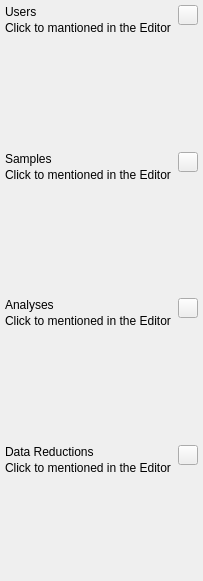
                   <widget class="QWidget" name="bgEntitiesContent">
                    <property name="geometry">
                     <rect>
                      <x>0</x>
                      <y>0</y>
                      <width>203</width>
                      <height>581</height>
                     </rect>
                    </property>
                    <property name="sizePolicy">
                     <sizepolicy hsizetype="Expanding" vsizetype="Expanding">
                      <horstretch>0</horstretch>
                      <verstretch>0</verstretch>
                     </sizepolicy>
                    </property>
                    <property name="minimumSize">
                     <size>
                      <width>0</width>
                      <height>579</height>
                     </size>
                    </property>
                    <layout class="QVBoxLayout" name="verticalLayout_11">
                     <property name="spacing">
                      <number>5</number>
                     </property>
                     <property name="leftMargin">
                      <number>0</number>
                     </property>
                     <property name="topMargin">
                      <number>0</number>
                     </property>
                     <property name="rightMargin">
                      <number>0</number>
                     </property>
                     <property name="bottomMargin">
                      <number>0</number>
                     </property>
                     <item>
                      <widget class="QFrame" name="bgUsers">
                       <property name="sizePolicy">
                        <sizepolicy hsizetype="Preferred" vsizetype="Preferred">
                         <horstretch>0</horstretch>
                         <verstretch>0</verstretch>
                        </sizepolicy>
                       </property>
                       <property name="frameShape">
                        <enum>QFrame::NoFrame</enum>
                       </property>
                       <property name="frameShadow">
                        <enum>QFrame::Raised</enum>
                       </property>
                       <layout class="QVBoxLayout" name="verticalLayout_15">
                        <property name="spacing">
                         <number>5</number>
                        </property>
                        <property name="leftMargin">
                         <number>0</number>
                        </property>
                        <property name="topMargin">
                         <number>0</number>
                        </property>
                        <property name="rightMargin">
                         <number>0</number>
                        </property>
                        <property name="bottomMargin">
                         <number>0</number>
                        </property>
                        <item>
                         <widget class="QFrame" name="bgUserTop">
                          <property name="frameShape">
                           <enum>QFrame::NoFrame</enum>
                          </property>
                          <property name="frameShadow">
                           <enum>QFrame::Raised</enum>
                          </property>
                          <layout class="QHBoxLayout" name="horizontalLayout_10">
                           <property name="spacing">
                            <number>5</number>
                           </property>
                           <property name="leftMargin">
                            <number>5</number>
                           </property>
                           <property name="topMargin">
                            <number>5</number>
                           </property>
                           <property name="rightMargin">
                            <number>5</number>
                           </property>
                           <property name="bottomMargin">
                            <number>5</number>
                           </property>
                           <item>
                            <layout class="QVBoxLayout" name="verticalLayout_19">
                             <property name="spacing">
                              <number>2</number>
                             </property>
                             <item>
                              <widget class="QLabel" name="usersTitle">
                               <property name="text">
                                <string>Users</string>
                               </property>
                              </widget>
                             </item>
                             <item>
                              <widget class="QLabel" name="usersDetails">
                               <property name="text">
                                <string>Click to mantioned in the Editor</string>
                               </property>
                              </widget>
                             </item>
                            </layout>
                           </item>
                           <item alignment="Qt::AlignTop">
                            <widget class="QPushButton" name="btn_usersCollapse">
                             <property name="minimumSize">
                              <size>
                               <width>20</width>
                               <height>20</height>
                              </size>
                             </property>
                             <property name="maximumSize">
                              <size>
                               <width>20</width>
                               <height>20</height>
                              </size>
                             </property>
                             <property name="cursor">
                              <cursorShape>PointingHandCursor</cursorShape>
                             </property>
                             <property name="text">
                              <string/>
                             </property>
                             <property name="icon">
                              <iconset resource="../resources/resources.qrc">
                               <normaloff>:/icons/icons/cil-arrow-up.png</normaloff>:/icons/icons/cil-arrow-up.png</iconset>
                             </property>
                            </widget>
                           </item>
                          </layout>
                         </widget>
                        </item>
                        <item>
                         <widget class="QFrame" name="bgUserBottom">
                          <property name="sizePolicy">
                           <sizepolicy hsizetype="Preferred" vsizetype="Expanding">
                            <horstretch>0</horstretch>
                            <verstretch>0</verstretch>
                           </sizepolicy>
                          </property>
                          <property name="frameShape">
                           <enum>QFrame::NoFrame</enum>
                          </property>
                          <property name="frameShadow">
                           <enum>QFrame::Raised</enum>
                          </property>
                          <layout class="QVBoxLayout" name="userLayout">
                           <property name="spacing">
                            <number>5</number>
                           </property>
                           <property name="leftMargin">
                            <number>5</number>
                           </property>
                           <property name="topMargin">
                            <number>5</number>
                           </property>
                           <property name="rightMargin">
                            <number>5</number>
                           </property>
                           <property name="bottomMargin">
                            <number>5</number>
                           </property>
                          </layout>
                         </widget>
                        </item>
                       </layout>
                      </widget>
                     </item>
                     <item>
                      <widget class="QFrame" name="bgSamples">
                       <property name="sizePolicy">
                        <sizepolicy hsizetype="Preferred" vsizetype="Preferred">
                         <horstretch>0</horstretch>
                         <verstretch>0</verstretch>
                        </sizepolicy>
                       </property>
                       <property name="frameShape">
                        <enum>QFrame::NoFrame</enum>
                       </property>
                       <property name="frameShadow">
                        <enum>QFrame::Raised</enum>
                       </property>
                       <layout class="QVBoxLayout" name="verticalLayout_16">
                        <property name="spacing">
                         <number>5</number>
                        </property>
                        <property name="leftMargin">
                         <number>0</number>
                        </property>
                        <property name="topMargin">
                         <number>0</number>
                        </property>
                        <property name="rightMargin">
                         <number>0</number>
                        </property>
                        <property name="bottomMargin">
                         <number>0</number>
                        </property>
                        <item>
                         <widget class="QFrame" name="bgSamplesTop">
                          <property name="frameShape">
                           <enum>QFrame::NoFrame</enum>
                          </property>
                          <property name="frameShadow">
                           <enum>QFrame::Raised</enum>
                          </property>
                          <layout class="QHBoxLayout" name="horizontalLayout_11">
                           <property name="spacing">
                            <number>5</number>
                           </property>
                           <property name="leftMargin">
                            <number>5</number>
                           </property>
                           <property name="topMargin">
                            <number>5</number>
                           </property>
                           <property name="rightMargin">
                            <number>5</number>
                           </property>
                           <property name="bottomMargin">
                            <number>5</number>
                           </property>
                           <item>
                            <layout class="QVBoxLayout" name="layoput">
                             <property name="spacing">
                              <number>2</number>
                             </property>
                             <item>
                              <widget class="QLabel" name="samplesTitle">
                               <property name="text">
                                <string>Samples</string>
                               </property>
                              </widget>
                             </item>
                             <item>
                              <widget class="QLabel" name="samplesDetails">
                               <property name="text">
                                <string>Click to mentioned in the Editor</string>
                               </property>
                              </widget>
                             </item>
                            </layout>
                           </item>
                           <item alignment="Qt::AlignTop">
                            <widget class="QPushButton" name="btn_samplesCollapse">
                             <property name="minimumSize">
                              <size>
                               <width>20</width>
                               <height>20</height>
                              </size>
                             </property>
                             <property name="maximumSize">
                              <size>
                               <width>20</width>
                               <height>20</height>
                              </size>
                             </property>
                             <property name="cursor">
                              <cursorShape>PointingHandCursor</cursorShape>
                             </property>
                             <property name="text">
                              <string/>
                             </property>
                             <property name="icon">
                              <iconset resource="../resources/resources.qrc">
                               <normaloff>:/icons/icons/cil-arrow-up.png</normaloff>:/icons/icons/cil-arrow-up.png</iconset>
                             </property>
                            </widget>
                           </item>
                          </layout>
                         </widget>
                        </item>
                        <item>
                         <widget class="QFrame" name="bgSamplesBottom">
                          <property name="sizePolicy">
                           <sizepolicy hsizetype="Preferred" vsizetype="Expanding">
                            <horstretch>0</horstretch>
                            <verstretch>0</verstretch>
                           </sizepolicy>
                          </property>
                          <property name="frameShape">
                           <enum>QFrame::NoFrame</enum>
                          </property>
                          <property name="frameShadow">
                           <enum>QFrame::Raised</enum>
                          </property>
                          <layout class="QVBoxLayout" name="samplesLayout">
                           <property name="spacing">
                            <number>5</number>
                           </property>
                           <property name="leftMargin">
                            <number>5</number>
                           </property>
                           <property name="topMargin">
                            <number>5</number>
                           </property>
                           <property name="rightMargin">
                            <number>5</number>
                           </property>
                           <property name="bottomMargin">
                            <number>5</number>
                           </property>
                          </layout>
                         </widget>
                        </item>
                       </layout>
                      </widget>
                     </item>
                     <item>
                      <widget class="QFrame" name="bgAnalyses">
                       <property name="sizePolicy">
                        <sizepolicy hsizetype="Preferred" vsizetype="Preferred">
                         <horstretch>0</horstretch>
                         <verstretch>0</verstretch>
                        </sizepolicy>
                       </property>
                       <property name="frameShape">
                        <enum>QFrame::NoFrame</enum>
                       </property>
                       <property name="frameShadow">
                        <enum>QFrame::Raised</enum>
                       </property>
                       <layout class="QVBoxLayout" name="verticalLayout_17">
                        <property name="spacing">
                         <number>5</number>
                        </property>
                        <property name="leftMargin">
                         <number>0</number>
                        </property>
                        <property name="topMargin">
                         <number>0</number>
                        </property>
                        <property name="rightMargin">
                         <number>0</number>
                        </property>
                        <property name="bottomMargin">
                         <number>0</number>
                        </property>
                        <item>
                         <widget class="QFrame" name="bgAnalysisTop">
                          <property name="frameShape">
                           <enum>QFrame::NoFrame</enum>
                          </property>
                          <property name="frameShadow">
                           <enum>QFrame::Raised</enum>
                          </property>
                          <layout class="QHBoxLayout" name="horizontalLayout_12">
                           <property name="spacing">
                            <number>5</number>
                           </property>
                           <property name="leftMargin">
                            <number>5</number>
                           </property>
                           <property name="topMargin">
                            <number>5</number>
                           </property>
                           <property name="rightMargin">
                            <number>5</number>
                           </property>
                           <property name="bottomMargin">
                            <number>5</number>
                           </property>
                           <item>
                            <layout class="QVBoxLayout" name="verticalLayout_21">
                             <property name="spacing">
                              <number>2</number>
                             </property>
                             <item>
                              <widget class="QLabel" name="analysisTitle">
                               <property name="text">
                                <string>Analyses</string>
                               </property>
                              </widget>
                             </item>
                             <item>
                              <widget class="QLabel" name="analysisDetails">
                               <property name="text">
                                <string>Click to mentioned in the Editor</string>
                               </property>
                              </widget>
                             </item>
                            </layout>
                           </item>
                           <item alignment="Qt::AlignTop">
                            <widget class="QPushButton" name="btn_analysisCollapse">
                             <property name="minimumSize">
                              <size>
                               <width>20</width>
                               <height>20</height>
                              </size>
                             </property>
                             <property name="maximumSize">
                              <size>
                               <width>20</width>
                               <height>20</height>
                              </size>
                             </property>
                             <property name="cursor">
                              <cursorShape>PointingHandCursor</cursorShape>
                             </property>
                             <property name="text">
                              <string/>
                             </property>
                             <property name="icon">
                              <iconset resource="../resources/resources.qrc">
                               <normaloff>:/icons/icons/cil-arrow-up.png</normaloff>:/icons/icons/cil-arrow-up.png</iconset>
                             </property>
                            </widget>
                           </item>
                          </layout>
                         </widget>
                        </item>
                        <item>
                         <widget class="QFrame" name="bgAnalysisBottom">
                          <property name="sizePolicy">
                           <sizepolicy hsizetype="Preferred" vsizetype="Expanding">
                            <horstretch>0</horstretch>
                            <verstretch>0</verstretch>
                           </sizepolicy>
                          </property>
                          <property name="frameShape">
                           <enum>QFrame::NoFrame</enum>
                          </property>
                          <property name="frameShadow">
                           <enum>QFrame::Raised</enum>
                          </property>
                          <layout class="QVBoxLayout" name="analysesLayout">
                           <property name="spacing">
                            <number>5</number>
                           </property>
                           <property name="leftMargin">
                            <number>5</number>
                           </property>
                           <property name="topMargin">
                            <number>5</number>
                           </property>
                           <property name="rightMargin">
                            <number>5</number>
                           </property>
                           <property name="bottomMargin">
                            <number>5</number>
                           </property>
                          </layout>
                         </widget>
                        </item>
                       </layout>
                      </widget>
                     </item>
                     <item>
                      <widget class="QFrame" name="bgReductions">
                       <property name="sizePolicy">
                        <sizepolicy hsizetype="Preferred" vsizetype="Preferred">
                         <horstretch>0</horstretch>
                         <verstretch>0</verstretch>
                        </sizepolicy>
                       </property>
                       <property name="frameShape">
                        <enum>QFrame::NoFrame</enum>
                       </property>
                       <property name="frameShadow">
                        <enum>QFrame::Raised</enum>
                       </property>
                       <layout class="QVBoxLayout" name="verticalLayout_18">
                        <property name="spacing">
                         <number>5</number>
                        </property>
                        <property name="leftMargin">
                         <number>0</number>
                        </property>
                        <property name="topMargin">
                         <number>0</number>
                        </property>
                        <property name="rightMargin">
                         <number>0</number>
                        </property>
                        <property name="bottomMargin">
                         <number>0</number>
                        </property>
                        <item>
                         <widget class="QFrame" name="bgReductionsTop">
                          <property name="frameShape">
                           <enum>QFrame::NoFrame</enum>
                          </property>
                          <property name="frameShadow">
                           <enum>QFrame::Raised</enum>
                          </property>
                          <layout class="QHBoxLayout" name="horizontalLayout_13">
                           <property name="spacing">
                            <number>5</number>
                           </property>
                           <property name="leftMargin">
                            <number>5</number>
                           </property>
                           <property name="topMargin">
                            <number>5</number>
                           </property>
                           <property name="rightMargin">
                            <number>5</number>
                           </property>
                           <property name="bottomMargin">
                            <number>5</number>
                           </property>
                           <item>
                            <layout class="QVBoxLayout" name="verticalLayout_22">
                             <property name="spacing">
                              <number>2</number>
                             </property>
                             <item>
                              <widget class="QLabel" name="reductionsTitle">
                               <property name="text">
                                <string>Data Reductions</string>
                               </property>
                              </widget>
                             </item>
                             <item>
                              <widget class="QLabel" name="reductionsDetails">
                               <property name="text">
                                <string>Click to mentioned in the Editor</string>
                               </property>
                              </widget>
                             </item>
                            </layout>
                           </item>
                           <item alignment="Qt::AlignTop">
                            <widget class="QPushButton" name="btn_reductionsCollapse">
                             <property name="minimumSize">
                              <size>
                               <width>20</width>
                               <height>20</height>
                              </size>
                             </property>
                             <property name="maximumSize">
                              <size>
                               <width>20</width>
                               <height>20</height>
                              </size>
                             </property>
                             <property name="cursor">
                              <cursorShape>PointingHandCursor</cursorShape>
                             </property>
                             <property name="text">
                              <string/>
                             </property>
                             <property name="icon">
                              <iconset resource="../resources/resources.qrc">
                               <normaloff>:/icons/icons/cil-arrow-up.png</normaloff>:/icons/icons/cil-arrow-up.png</iconset>
                             </property>
                            </widget>
                           </item>
                          </layout>
                         </widget>
                        </item>
                        <item>
                         <widget class="QFrame" name="bgReductionsBottom">
                          <property name="sizePolicy">
                           <sizepolicy hsizetype="Preferred" vsizetype="Expanding">
                            <horstretch>0</horstretch>
                            <verstretch>0</verstretch>
                           </sizepolicy>
                          </property>
                          <property name="frameShape">
                           <enum>QFrame::NoFrame</enum>
                          </property>
                          <property name="frameShadow">
                           <enum>QFrame::Raised</enum>
                          </property>
                          <layout class="QVBoxLayout" name="reductionsLayout">
                           <property name="spacing">
                            <number>5</number>
                           </property>
                           <property name="leftMargin">
                            <number>5</number>
                           </property>
                           <property name="topMargin">
                            <number>5</number>
                           </property>
                           <property name="rightMargin">
                            <number>5</number>
                           </property>
                           <property name="bottomMargin">
                            <number>5</number>
                           </property>
                          </layout>
                         </widget>
                        </item>
                       </layout>
                      </widget>
                     </item>
                    </layout>
                   </widget>
